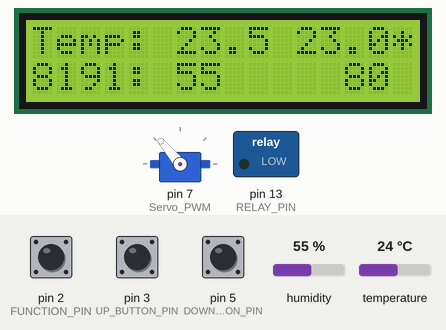
A sketch run on a simulated Arduino Mega 2560, built with avr-gcc and run on an emulated ATmega2560. Parts: 16×2 character LCD, servo, switched loads named in the sketch (green lamp = pin HIGH). The inputs (shaded band) are chosen by the test bench; at power-on: humidity 55 %, temperature 24 °C, pin 2 (FUNCTION_PIN) HIGH, pin 3 (UP_BUTTON_PIN) HIGH, pin 5 (DOWN_BUTTON_PIN) HIGH. What the sketch prints to the serial monitor is not drawn.

Above: at 3.2 s.
3.3 s: humidity set to 82 %
At 5.2 s:
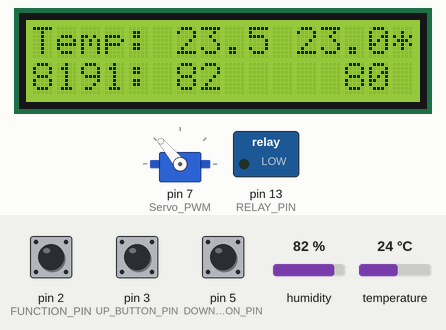
6.2 s: humidity set to 85 %
At 7.9 s:
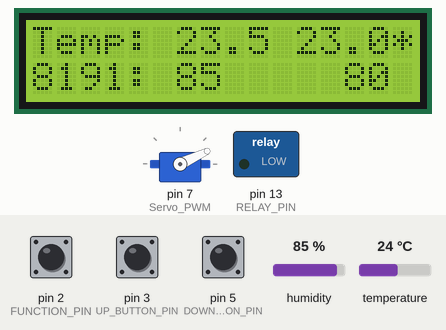
8.2 s: temperature set to 22 °C
At 12.5 s:
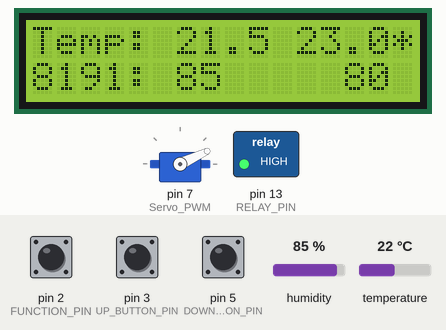
13.5 s: humidity set to 78 %
At 16.7 s:
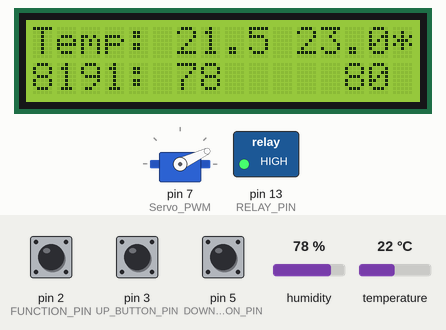
17.0 s: humidity set to 75 %
At 18.6 s:
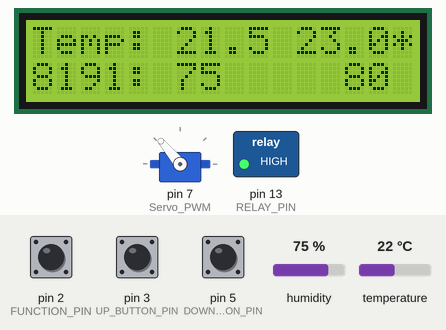
23.6 s: pin 2 (FUNCTION_PIN) pulled LOW for 0.15 s
At 25.1 s:
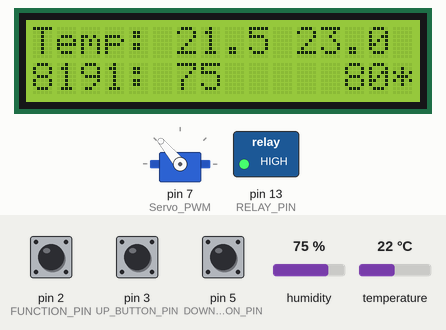
Timing chart, 0 to 26.2 s (numbered marks = the images above; inputs shaded):
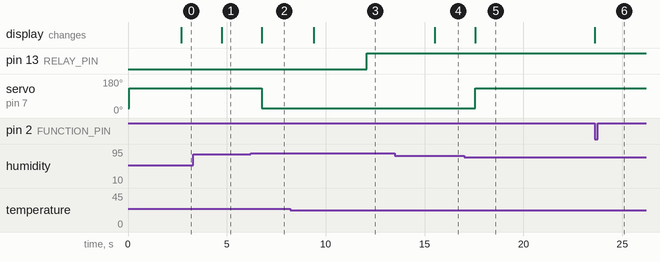

The sketch:

Main_mega_2560.ino
```cpp
#include "DHT.h"
#include <Servo.h>  // include servo library to use its related functions
#include <LiquidCrystal.h>

#define DHTTYPE DHT11  // DHT11

#define FUNCTION_PIN 2
#define UP_BUTTON_PIN 3
#define DHTPIN 4
#define DOWN_BUTTON_PIN 5
#define Servo_PWM 7  // A descriptive name for D6 pin of Arduino to provide PWM signal
#define RELAY_PIN 13

Servo myServo;       // Define an instance of of Servo with the name of "MG995_Servo"
DHT dht(DHTPIN, DHTTYPE);
int servo_counter = 0;
int lastWindowAction = 0;
int servo_start_position = 130;
// Function relate
int function_button_before = 0;
int function_button_count = 0;
int current_function = 0;

// Targets
double target_temp = 23;
int target_humi = 80;

// Up down buttons
int down_button_before = 1;
int up_button_before = 1;

// States
int lampOnPrev = 0;
int windowOpenPrev = 0;
float bound = 0.3;
float humiBound = 3;

// Initialiseer LCD met de pennen zoals we hem hebben aangesloten
LiquidCrystal lcd(44, 42, 40, 38, 36, 34);

int getFunction(int function_count) {
  if (function_count % 2 == 0) {
    return 0;
  } else {
    return 1;
  }
}

void setup() {
  pinMode(FUNCTION_PIN, INPUT_PULLUP);
  pinMode(DOWN_BUTTON_PIN, INPUT_PULLUP);
  pinMode(UP_BUTTON_PIN, INPUT_PULLUP);
  pinMode(RELAY_PIN, OUTPUT);

  Serial.begin(9600);
  lcd.begin(16, 2);
  dht.begin();
  openWindow();
  closeWindow();
}


// free RAM check for debugging. SRAM for ATmega328p = 2048Kb.
int availableMemory() {
    // Use 1024 with ATmega168
    int size = 8192;
    byte *buf;
    while ((buf = (byte *) malloc(--size)) == NULL);
        free(buf);
    return size;
}
void loop() {
  delay(100);
  lastWindowAction++;
  if (lastWindowAction < 25){
    return;
  } else if (lastWindowAction == 25){
    // After 25*100ms, detach
      myServo.detach();  // Connect D6 of Arduino with PWM signal pin of servo motor
      return;
  }
  // Else continue

  // Set to 0, because of pullup
  if ((function_button_before == 1) && (digitalRead(FUNCTION_PIN) == 0)) {
    function_button_count += 1;
    current_function = getFunction(function_button_count);
    Serial.println("Function: " + String(current_function));
  }
  function_button_before = digitalRead(FUNCTION_PIN);

  // Note: this is relative humidity
  float humi = dht.readHumidity();
  float tempC = dht.readTemperature();

  // Make a correction .Roughly off by 0.5 degree celsius
  tempC = tempC - 0.5;

  /*
  TODO: Correct RH
  For every 1 degree Celsius increase in temperature, the air's capacity to hold moisture increases by about 7%. Therefore, if the relative humidity of the air is initially 50% at a temperature of 20 degrees Celsius, and the temperature increases to 21 degrees Celsius, the relative humidity would decrease to approximately 46%. Similarly, if the temperature were to decrease to 19 degrees Celsius, the relative humidity would increase to approximately 54%.
  It's worth noting, however, that this is just an approximation and the actual change in relative humidity will depend on a variety of factors, such as the initial temperature and relative humidity, the amount of moisture in the air, and the specific conditions of the environment.
  */

  // Temp function
  if (current_function == 0) {
    if ((up_button_before == 1) && (digitalRead(UP_BUTTON_PIN) == 0)) {
      target_temp += 0.5;
      Serial.print(target_temp);
    }
    up_button_before = digitalRead(UP_BUTTON_PIN);


    if ((down_button_before == 1) && (digitalRead(DOWN_BUTTON_PIN) == 0)) {
      target_temp -= 0.5;
      Serial.print(target_temp);
    }
    down_button_before = digitalRead(DOWN_BUTTON_PIN);
  }

  // RH function
  if (current_function == 1) {
    if ((up_button_before == 1) && (digitalRead(UP_BUTTON_PIN) == 0)) {
      target_humi += 3;
    }
    up_button_before = digitalRead(UP_BUTTON_PIN);


    if ((down_button_before == 1) && (digitalRead(DOWN_BUTTON_PIN) == 0)) {
      target_humi -= 3;
    }
    down_button_before = digitalRead(DOWN_BUTTON_PIN);
  }


  // If it was previously on
  if (lampOnPrev == 1) {
    // Stay on until the tamp is larger than 0.5 above target
    if (tempC >= target_temp + bound && lastWindowAction > 50) {
      digitalWrite(RELAY_PIN, LOW);
      lampOnPrev = 0;
    }
  }
  // If it was previoulsy off
  else {
    if (tempC <= target_temp - bound && lastWindowAction > 50) {
      digitalWrite(RELAY_PIN, HIGH);
      lampOnPrev = 1;
    }
  }
  Serial.println("Target RH: " + String(target_humi) + " humi: " + String(humi));
  // If it previously was closed, only open if we are above the bound
  if (windowOpenPrev == 0 && lastWindowAction > 50) {
    if (humi > target_humi + humiBound) {
      openWindow();
    }
  }
  // If it was open, only close it if we are below the bound
  else {
    if (humi < target_humi - humiBound && lastWindowAction > 50) {
      closeWindow();
    }
  }

  // Relative humidity, change it by 7%
  lcd.setCursor(0, 0);
  lcd.print("Temp: " + String(tempC, 1));
  lcd.setCursor(11, 0);
  lcd.print(String(target_temp));
  lcd.setCursor(0, 1);
  lcd.print("Humi: " + String(int(humi)));
  lcd.setCursor(13, 1);
  lcd.print(String(target_humi));

  lcd.setCursor(15, current_function);
  lcd.print("*");
  lcd.setCursor(15, (current_function + 1) % 2);
  lcd.print(" ");

  lcd.setCursor(0,1);
  lcd.print(String(availableMemory()));

  // SEensor error handling
  if (isnan(humi) || isnan(tempC)) {
    Serial.println("Failed to read from DHT sensor!");
    return;
  }
}

void openWindow() {
  // Note: 0 is opened
  myServo.attach(Servo_PWM);  // Connect D6 of Arduino with PWM signal pin of servo motor
  myServo.write(25);
  windowOpenPrev = 1;
  lastWindowAction =0;
}

void closeWindow() {
  // Note: 0 is opened
  Serial.println("Close Window");
  myServo.attach(Servo_PWM);  // Connect D6 of Arduino with PWM signal pin of servo motor
  myServo.write(servo_start_position);
  windowOpenPrev = 0;
  lastWindowAction = 0;
}
```

Measured:
- the behaviour switches between 83 and 84 % on humidity (found by bisection; images 1 and 2)
- the behaviour switches between 24 and 23 °C on temperature (found by bisection; images 2 and 3)
- the behaviour switches between 77 and 76 % on humidity (found by bisection; images 4 and 5)
- after the input at 3.3 s, the display: changes after 1.4 s (image 1)
- after the input at 6.2 s, servo on pin 7 (Servo_PWM): 130° → 25° after 0.57 s; the display: changes after 0.57 s (image 2)
- after the input at 8.2 s, pin 13 (RELAY_PIN): LOW → HIGH after 3.9 s; the display: changes after 1.2 s (image 3)
- after the input at 13.5 s, the display: changes after 2.0 s (image 4)
- after the input at 17.0 s, servo on pin 7 (Servo_PWM): 25° → 130° after 0.56 s; the display: changes after 0.57 s (image 5)
- after the input at 23.6 s, the display: changes at once (image 6)
